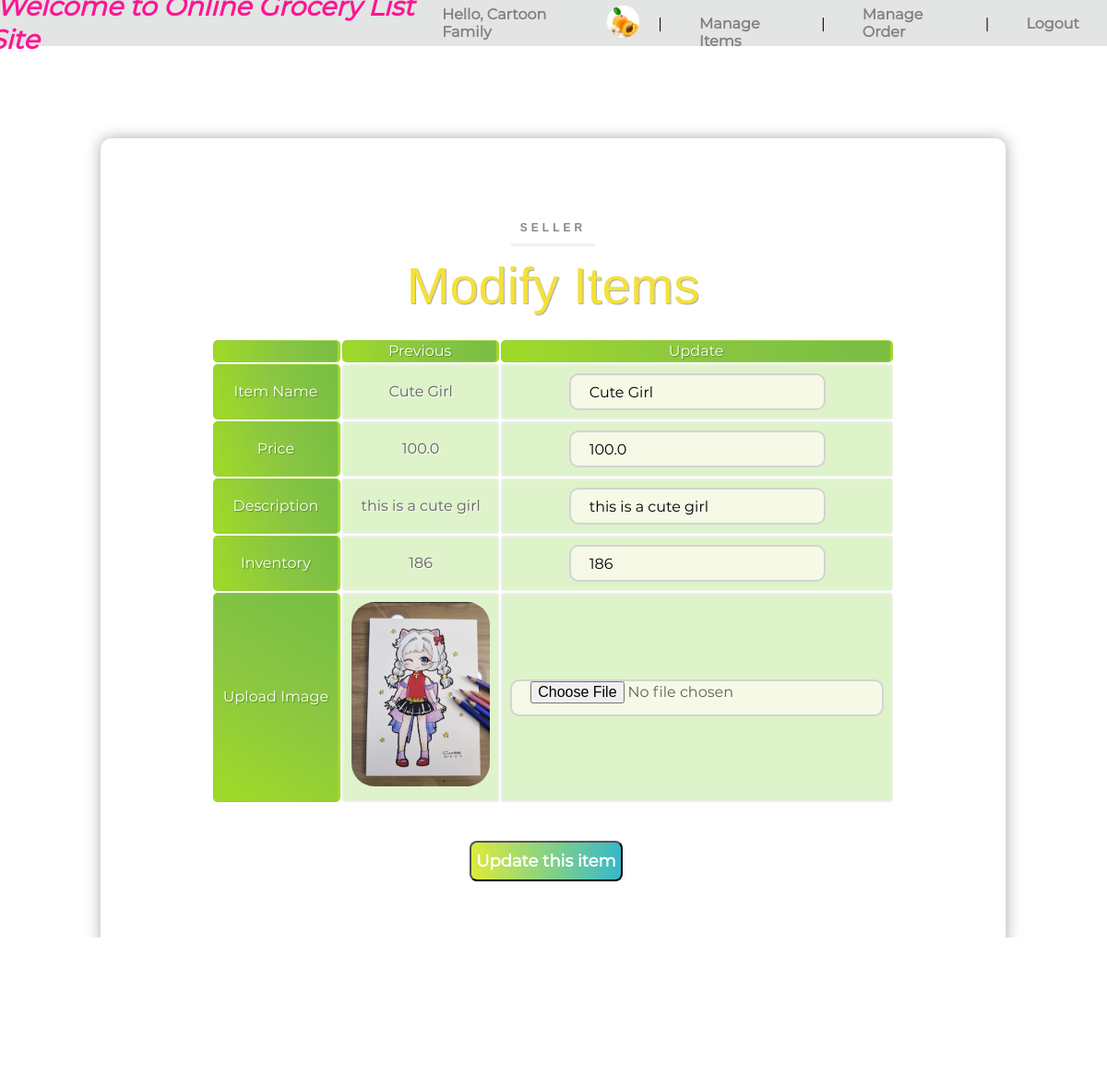
The page /item/modify/11 (signed in) on the database as committed earlier.
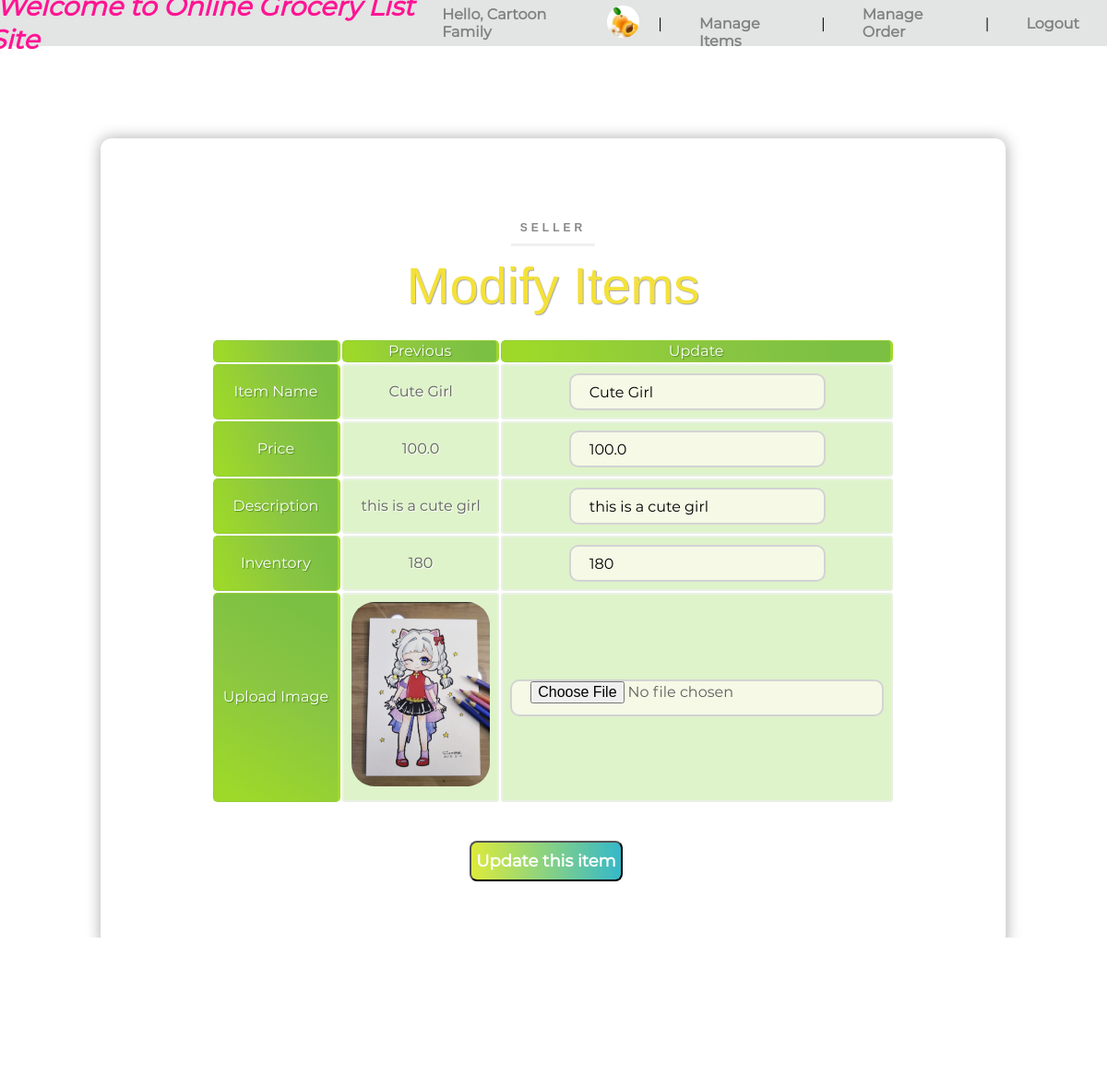
The same page on the database as committed later.
### project/models/ItemModel.py (models this page shows, shortened)
class Item(PkModel):
    __tablename__ = "item"
    name = Column(db.VARCHAR(255), nullable=False, default="")
    price = Column(db.Float(50), nullable=False, default=0.0)
    description = db.Column(db.String(length=1024), nullable=False, default="")
    inventory = Column(db.Integer, nullable=False, default=0)
    sold_count = Column(db.Integer, nullable=False, default=0)
    disabled = Column(db.Boolean, nullable=False, default=False)
    created_at = Column(db.DateTime, nullable=False, default=dt.datetime.utcnow)
    main_image_url = Column(db.VARCHAR(255), nullable=False, default="")
    owner = db.Column(db.Integer, db.ForeignKey("users.id"))
    cart = db.relationship("Cart", backref='cart_item', lazy=True)
    order = db.relationship("Order", backref='order_item', lazy=True)

### project/item/view.py (the view, shortened to what this page needs)
@blueprint.route("/item/modify/<int:item_id>", methods=["POST", "GET"])
@login_required
@seller_required
def ModifyNewItem(item_id: int) -> str:
    item = Item.get_by_id(item_id)
    form = UpdateItem()
    print(form.validate_on_submit())
    flash_errors(form)
    return render_template("item/update.html", item=item, form=form,current_user=get_current_user())

### project/item/forms.py
class UpdateItem(FlaskForm):
    item_name = StringField("Item Name", validators=[DataRequired(), ], default="")
    item_price = FloatField("Price", validators=[DataRequired()], default=0.0)
    description = StringField("Description", validators=[DataRequired()], default="")
    inventory = IntegerField("Inventory", validators=[DataRequired()])
    main_image_file = FileField("Upload Image", validators=[
        FileAllowed(['png', 'jpg', 'jpeg'], 'Only allow png, jpg')
    ])
    add_button = SubmitField("Update this item")

### project/database_model.py (called while the page is built)
    @classmethod
    def get_by_id(cls, record_id):
        basestring = (str, bytes)
        if any(
                (
                        isinstance(record_id, basestring) and record_id.isdigit(),
                        isinstance(record_id, (int, float)),
                )
        ):
            return cls.query.get(int(record_id))
        return None

### project/models/UserModel.py (called while the page is built)
    @property
    def is_authenticated(self):
        return True

### project/utils.py (called while the page is built)
def flash_errors(form: FlaskForm, category="warning"):
    for field, errors in form.errors.items():
        for error in errors:
            flash(f"{getattr(form, field).label.text} - {error}", category)

### project/templates/item/update.html (shortened to what this page needs)
{% extends "/base/base.html" %}
{% block style %}
    <link rel="stylesheet" href="../../static/css/item/add.css">
    <link rel="stylesheet" href="../../static/css/shopping/shopping_cart.css">
{% endblock %}
{% block content %}
    <div class="add-item-big-box">
        <div id="add-item-box">
            <p class="add-item-box-head"> Seller </p>
            <h1>Modify Items</h1>
            <form action="" method="POST" enctype="multipart/form-data">
                <table class="add-item-box-table">
                    <tbody>
                    <tr>
                        <th></th>
                        <th class="th-hover">Previous</th>
                        <th class="th-hover">Update</th>
                    </tr>
                    <tr>
                        <th class="th-hover">{{ form.item_name.label }}</th>
                        <td class="td-hover">{{ item.name }}</td>
                        <td class="td-hover">{{ form.item_name(value=item.name,class="number-input") }}</td>
                    </tr>
                    <tr>
                        <th class="th-hover">{{ form.item_price.label }}</th>
                        <td class="td-hover">{{ item.price }}</td>
                        <td class="td-hover">{{ form.item_price(value=item.price,class="number-input") }}</td>
                    </tr>
                    <tr>
                        <th class="th-hover">{{ form.description.label }}</th>
                        <td class="td-hover">{{ item.description }}</td>
                        <td class="td-hover">{{ form.description(value=item.description,class="number-input") }}</td>
                    </tr>
                    <tr>
                        <th class="th-hover">{{ form.inventory.label }}</th>
                        <td class="td-hover">{{ item.inventory }}</td>
                        <td class="td-hover">{{ form.inventory(value=item.inventory,class="number-input") }}</td>
                    </tr>
                    <tr>
                        <th class="th-hover">{{ form.main_image_file.label }}</th>
                        <td class="td-hover"><img class="product-image" id="upload_image_perivew"
                                                  src="{{ url_for('static', filename='uploaded_files/'+item.main_image_url) }}"
                                                  value="Item Image"/></td>
                        <td class="td-hover">{{ form.main_image_file(id="chooseImage",class="number-input") }}</td>
                    </tr>
                    </tbody>
                </table>
                <div class="add_button">
                    {{ form.add_button(class="button-default") }}
                </div>
            </form>
        </div>
    </div>
{% endblock %}

Rows that differ between the two databases and show on the page:
changed Item "Cute Girl": inventory "186" → "180"
